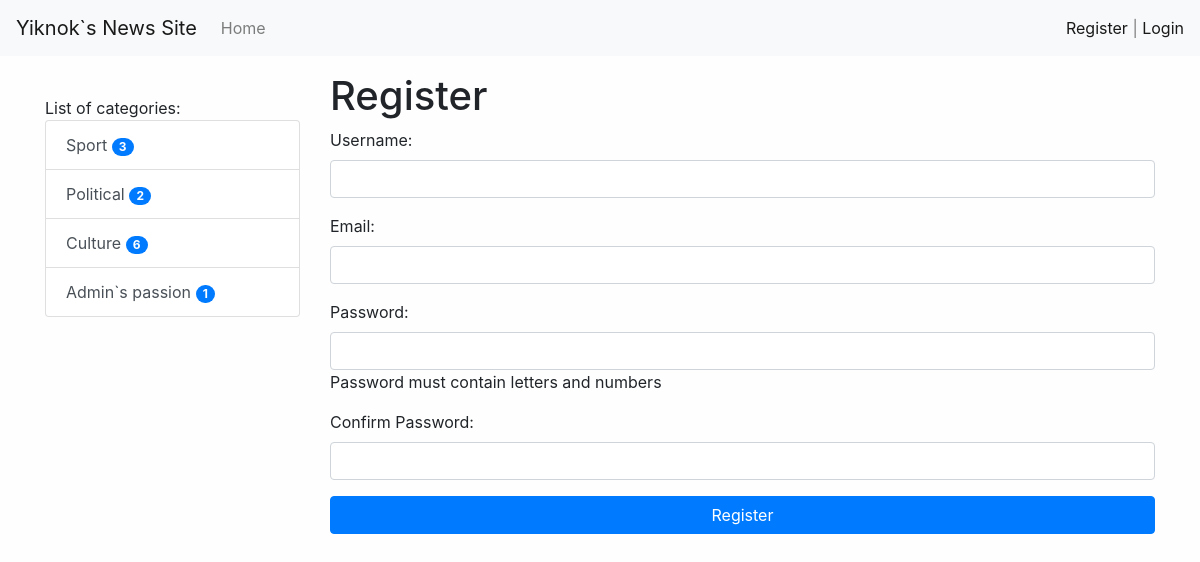
Screenshot of /register/ with the database file from the repository.
### news/models.py (models this page shows, shortened)
class Category(models.Model):
    title = models.CharField(max_length=150, db_index=True, verbose_name='Category title')
    def get_absolute_url(self):
        return reverse('category',kwargs={'category_id':self.pk})
    class Meta:
        verbose_name = 'Category'
        verbose_name_plural = 'Categories'
        ordering = ['title']

### news/views.py (the view)
# urls.py: path('register/',register,name='register'),
def register(request):
    if request.method == 'POST':
        form = UserRegisterForm(request.POST)
        if form.is_valid():
            user = form.save()
            login(request, user)
            messages.success(request, 'Register success')
            return redirect('home')
        else:
            messages.error(request, 'Register failed')
    else:
        form = UserRegisterForm()
    return render(request, 'news/register.html', {'form': form})

### news/forms.py
class UserRegisterForm(UserCreationForm):
    username = forms.CharField(label='Username', widget=forms.TextInput(attrs={'class': 'form-control'}))
    password1 = forms.CharField(label='Password', help_text='Password must contain letters and numbers',
                                widget=forms.PasswordInput(attrs={'class': 'form-control'}))
    password2 = forms.CharField(label='Confirm Password', widget=forms.PasswordInput(attrs={'class': 'form-control'}))
    email = forms.EmailField(widget=forms.EmailInput(attrs={'class': 'form-control'}))
    class Meta:
        model = User
        fields = ('username', 'email', 'password1', 'password2')

### news/templatetags/news_tags.py (called while the page is built)
@register.simple_tag()
def get_categories():
    return Category.objects.all()

@register.inclusion_tag('news/list_categories.html')
def show_categories(arg1, arg2):
    categories = Category.objects.annotate(cnt=Count('news',filter=F('news__is_published'))).filter(cnt__gt=0)
    return {'categories': categories, 'arg1': arg1, 'arg2': arg2}

### news/templates/news/register.html (shortened to what this page needs)
{% extends 'base.html' %}
{%block sidebar%}
{%include 'inc/_sidebar.html'%}
{%endblock%}
{%block content%}
<h1>Register</h1>
<form method="post">
    {{form.as_p}}
    <button type="submit" class="btn btn-primary btn-block">Register</button>
</form>
{%endblock%}

### news/templates/news/list_categories.html
<div class="list-group">
    {{arg1}} {{arg2}}
    {%for item in categories%}
    <a href="{{item.get_absolute_url}}" class="list-group-item list-group-item-action">{{item.title}}     <span class="badge badge-primary badge-pill">{{item.cnt}}</span>
</a>
    {%endfor%}
</div>

### djangoPractice/static/css/style.css (style rules this page uses)
body { background-color : #fefefe; }

### rows the page displays
Category: title "Sport", cnt "3"
Category: title "Political", cnt "2"
Category: title "Culture", cnt "6"
Category: title "Admin`s passion", cnt "1"

### other values shown
{{ arg1 }} "List of"
{{ arg2 }} "categories:"
